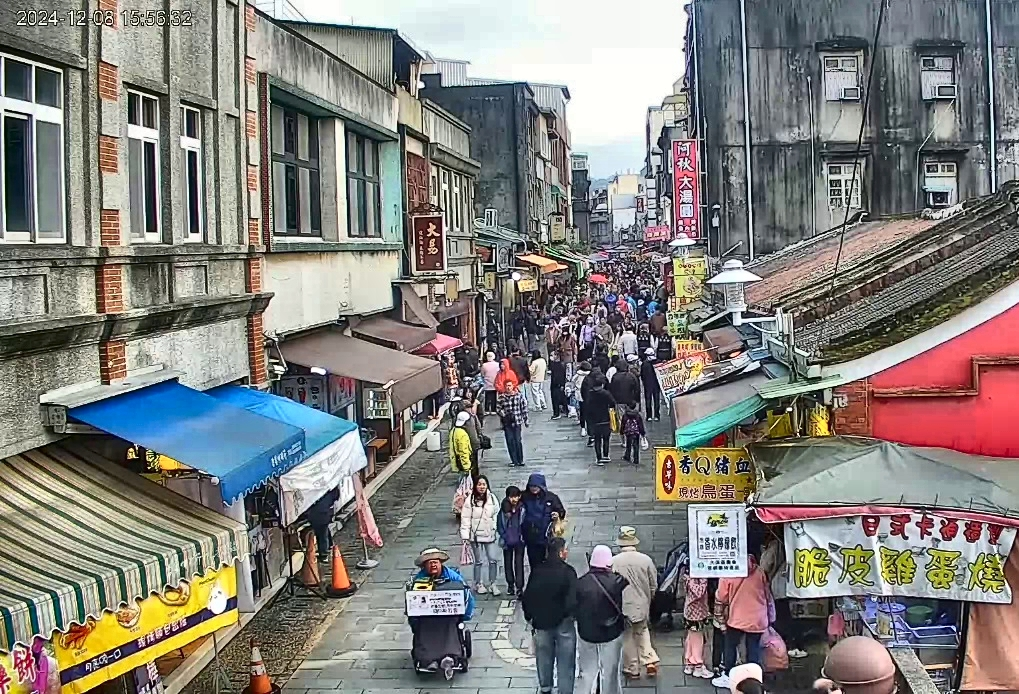
#> input picture frames/Screencast from 12-08-2024 03:57:05 PM/frame_0.jpg, 1019 x 694 px, given in place of Screencast from 12-08-2024 03_57_05 PM.webm, which was not available
$ python app.py
#> lines starting #> are read from the running program, lines starting #| are printed output that depends on the picture
#> in extract_and_analyze_frames, frame is the input picture: shape (694, 1019, 3); mean B, G, R 123.7, 127.4, 129.7
import cv2
import os
import ollama
import time


def analyze_image(image_path, object_str):
    """
    分析單張圖像，檢測是否存在目標對象
    Args:
        image_path: 圖像文件路徑
        object_str: 要檢測的目標對象描述

    Returns:
        tuple: (是否匹配, 描述文本, 置信度)
    """
    prompt_str = f"""Please analyze the image and answer the following questions:

1. Is there a {object_str} in the image?
2. If yes, describe its appearance and location in the image in detail.
3. If no, describe what you see in the image instead.
4. On a scale of 1-10, how confident are you in your answer?

Please structure your response as follows:
Answer: [YES/NO]
Description: [Your detailed description]
Confidence: [1-10]"""

    try:
        # 調用llama模型分析圖像
        response = ollama.chat(
            model='llama3.2-vision',
            messages=[
                {
                    'role': 'user',
                    'content': prompt_str,
                    'images': [image_path]
                }
            ]
        )

        print(f"等待模型分析中...")
        time.sleep(1)  # 短暫延遲確保響應完整

        # 獲取並打印原始響應
        response_text = response['message']['content']
        print(f"Raw response: {response_text}")

        # 處理響應文本，移除Markdown格式符號
        response_text = response_text.replace('**', '')
        response_lines = response_text.strip().split('\n')

        # 從響應中提取關鍵信息
        answer = None
        description = None
        confidence = 10  # 預設置信度為10，因為模型沒有明確返回置信度

        # 逐行解析響應內容
        for line in response_lines:
            line = line.strip()
            if line.lower().startswith('answer:'):
                answer = line.split(':', 1)[1].strip().upper()
            # 同時匹配Description、Reasoning和Alternative Description
            elif any(line.lower().startswith(prefix) for prefix in
                     ['description:', 'reasoning:', 'alternative description:']):
                description = line.split(':', 1)[1].strip()
            elif line.lower().startswith('confidence:'):
                try:
                    confidence = int(line.split(':', 1)[1].strip())
                except ValueError:
                    confidence = 10  # 如果無法解析置信度，使用預設值

        # 檢查是否獲取到必要的信息
        if answer is None or description is None:
            raise ValueError("Response format is incomplete")

        print(f"解析結果 - 答案: {answer}, 描述: {description}, 置信度: {confidence}")

        # 返回分析結果
        return answer == "YES" and confidence >= 7, description, confidence
    except Exception as e:
        print(f"圖像分析時發生錯誤: {e}")
        import traceback
        print(traceback.format_exc())
        return False, "Error occurred", 0


def preprocess_image(image_path):
    """
    圖像預處理函數，增強圖像質量
    Args:
        image_path: 圖像文件路徑
    """
#> called with image_path = 'output_frames/frame_0.jpg'
    # 讀取圖像
    img = cv2.imread(image_path)
    if img is None:
        print(f"錯誤: 無法讀取圖像文件 {image_path}")
        return

    # 轉換顏色空間並進行對比度增強
    lab = cv2.cvtColor(img, cv2.COLOR_BGR2LAB)
#> lab: shape (694, 1019, 3); mean of channels 0, 1, 2 134, 129.2, 130.6
    l, a, b = cv2.split(lab)
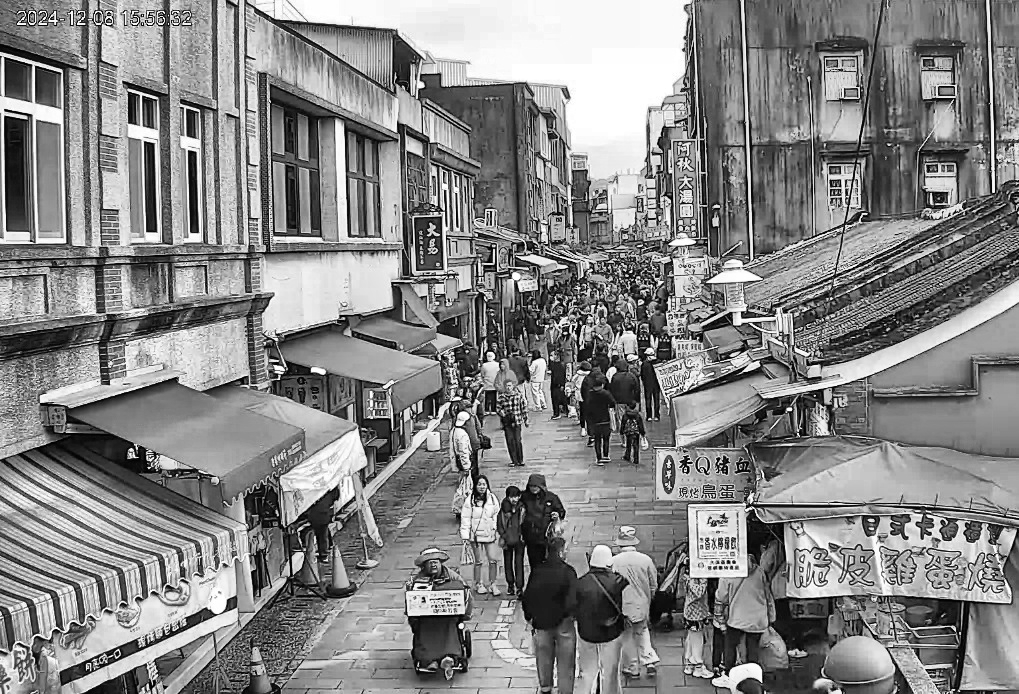
#> l: shape (694, 1019); min 0, max 255, mean 134
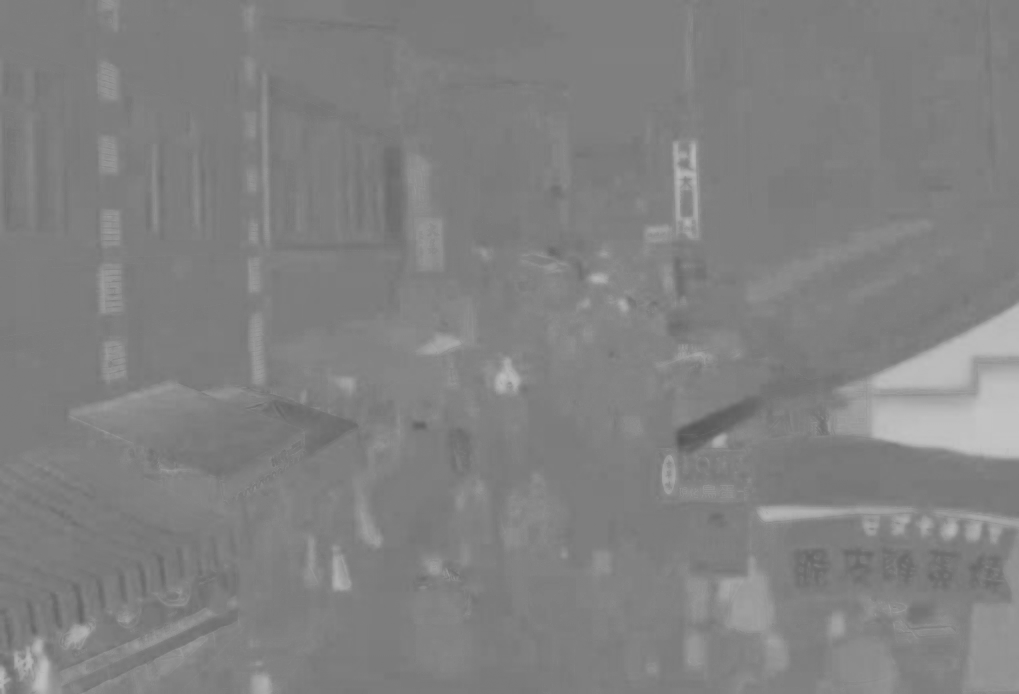
#> a: shape (694, 1019); min 85, max 196, mean 129.2
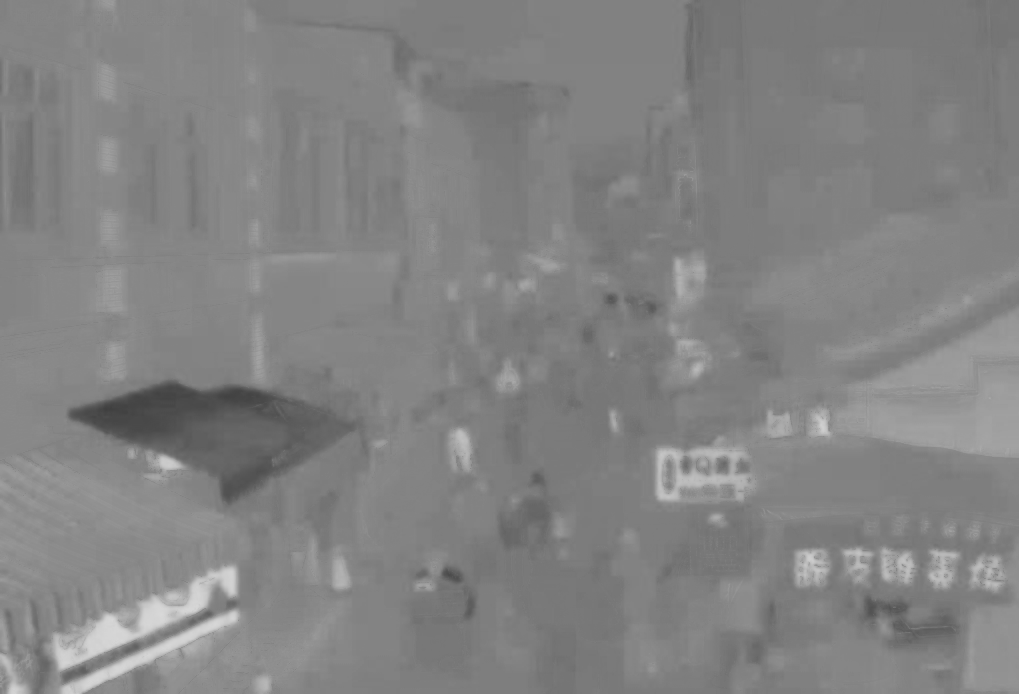
#> b: shape (694, 1019); min 63, max 217, mean 130.6
    clahe = cv2.createCLAHE(clipLimit=2.0, tileGridSize=(8, 8))
    cl = clahe.apply(l)
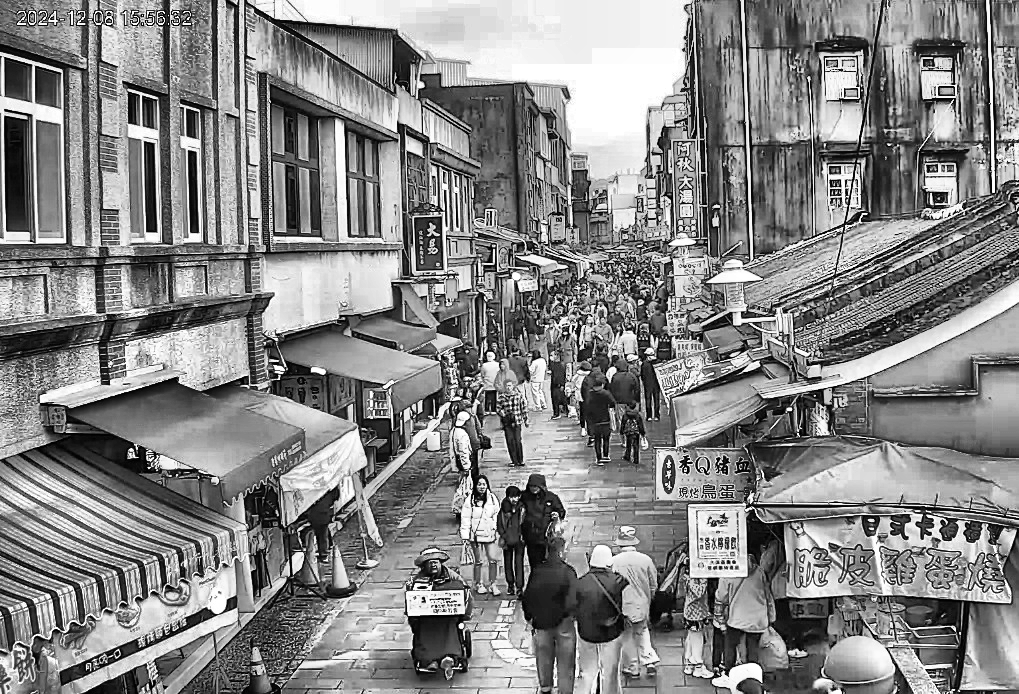
#> cl: shape (694, 1019); min 0, max 255, mean 133.9
    limg = cv2.merge((cl, a, b))
#> limg: shape (694, 1019, 3); mean of channels 0, 1, 2 133.9, 129.2, 130.6
    final = cv2.cvtColor(limg, cv2.COLOR_LAB2BGR)
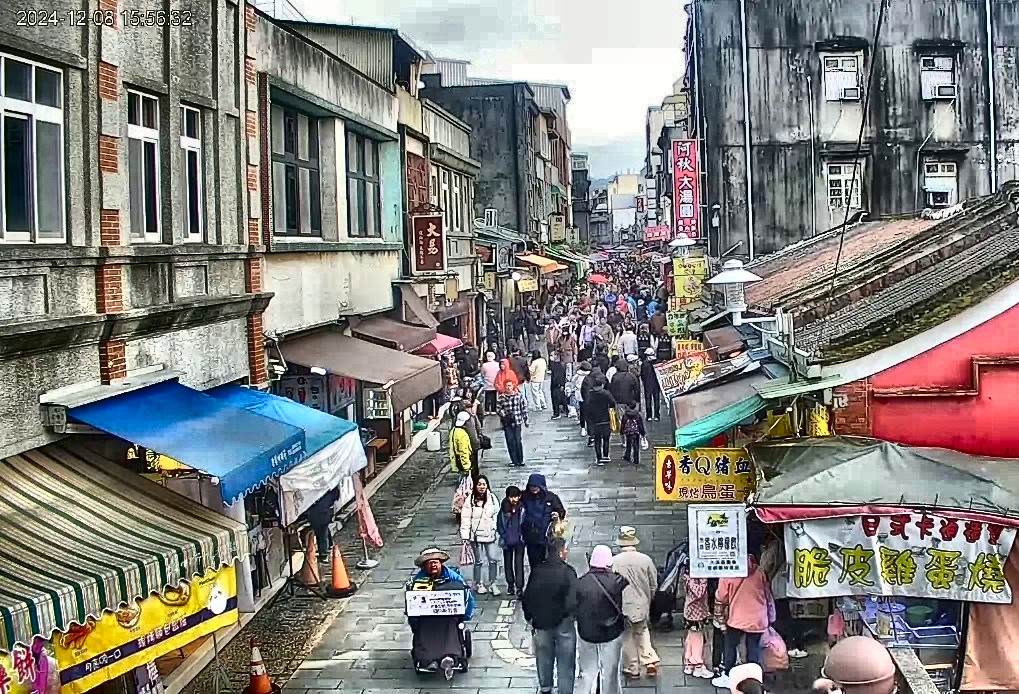
#> final: shape (694, 1019, 3); mean B, G, R 124.2, 127.9, 130

    # 保存處理後的圖像
    cv2.imwrite(image_path, final, [cv2.IMWRITE_JPEG_QUALITY, 100])


def extract_and_analyze_frames(video_path, output_folder, object_str):
    """
    從視頻中提取幀並分析是否包含目標對象
    Args:
        video_path: 視頻文件路徑
        output_folder: 幀圖像保存文件夾
        object_str: 要檢測的目標對象描述

    Returns:
        int or None: 找到目標的時間點（秒），未找到返回None
    """
    # 創建輸出目錄
    if not os.path.exists(output_folder):
        os.makedirs(output_folder)

    # 打開視頻文件
    video = cv2.VideoCapture(video_path)
    if not video.isOpened():
        print(f"錯誤: 無法打開視頻文件 {video_path}")
        return None

    # 獲取視頻FPS
    fps = int(video.get(cv2.CAP_PROP_FPS))
    frame_count = 0
    consecutive_matches = 0
    match_threshold = 1  # 連續匹配閾值
    cool_down_time = 2  # 每幀分析後的冷卻時間（秒）

    print(f"開始分析視頻，FPS: {fps}")

    try:
        while True:
            # 讀取視頻幀
            success, frame = video.read()
            if not success:
                break

            # 每秒處理一幀
            if frame_count % fps == 0:
                print(f"\n處理第 {frame_count // fps} 秒的幀")

                # 保存當前幀
                output_filename = os.path.join(output_folder, f"frame_{frame_count // fps}.jpg")
                output_filename = os.path.abspath(output_filename)

                cv2.imwrite(output_filename, frame)
                print(f"已保存幀到: {output_filename}")

                # 預處理圖像
                preprocess_image(output_filename)
                print("已完成圖像預處理")

                print("開始分析圖像...")
                print(f"使用圖像路徑: {output_filename}")

                # 檢查文件是否存在
                if not os.path.exists(output_filename):
                    print(f"警告: 文件不存在: {output_filename}")
                    continue

                # 分析圖像
                is_match, description, confidence = analyze_image(output_filename, object_str)
                print(f"分析完成 - 匹配: {is_match}, 置信度: {confidence}")
                print(f"描述: {description}")

                # 處理匹配結果
                if is_match:
                    consecutive_matches += 1
                    print(f"潛在匹配 - 時間: 第 {frame_count // fps} 秒")
                    print(f"描述: {description}")
                    print(f"置信度: {confidence}")

                    # 如果連續匹配次數達到閾值，返回結果並退出
                    if consecutive_matches >= match_threshold:
                        match_time = frame_count // fps - match_threshold + 1
                        print(f"找到連續匹配！時間: 第 {match_time} 秒到第 {frame_count // fps} 秒")
                        video.release()  # 釋放視頻資源
                        return match_time  # 直接返回結果
                else:
                    consecutive_matches = 0

                # 分析完一幀後的冷卻時間
                print(f"等待 {cool_down_time} 秒進行顯卡冷卻...")
                time.sleep(cool_down_time)

            frame_count += 1

    finally:
        # 確保視頻資源被釋放
        video.release()

    print(f"未找到匹配的圖像。共分析了 {frame_count // fps} 張圖像。")
    return None


# 主程序入口
if __name__ == "__main__":
    # 設置參數
    video_path = "uploads/Screencast from 12-08-2024 03_57_05 PM.webm"
    output_folder = "output_frames"
    object_to_find = "A man riding a bicycle"

    print("開始運行視頻分析程序...")
    # 運行分析
#> (the run stopped early here; a loop or call above may not have finished)

$ run again, on frames/Screencast from 12-08-2024 03:57:05 PM/frame_10.jpg
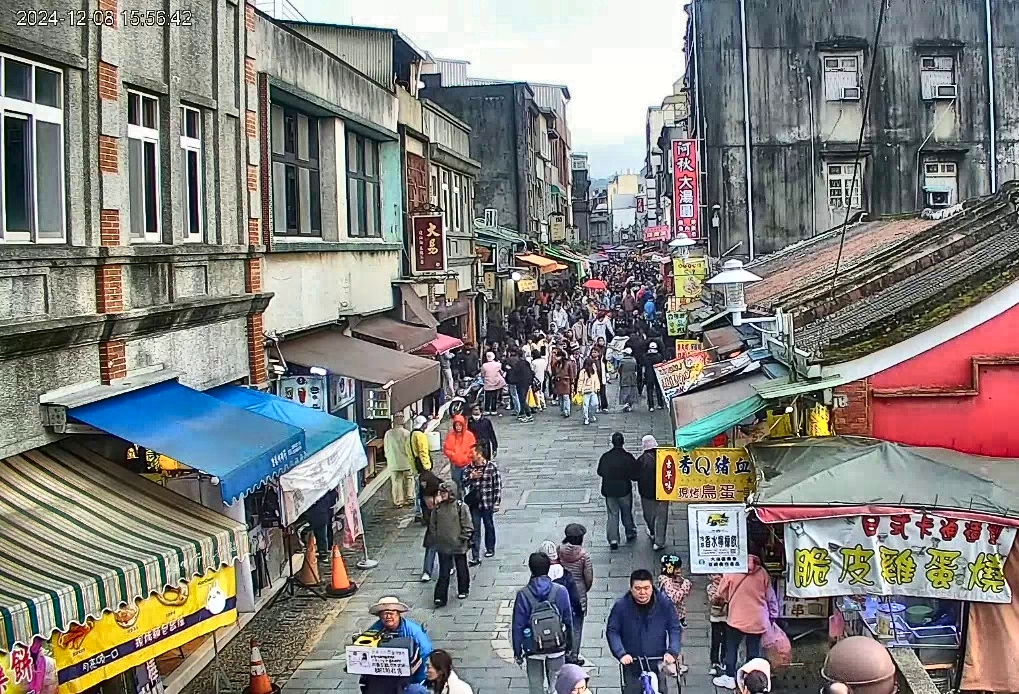
#> input picture frames/Screencast from 12-08-2024 03:57:05 PM/frame_10.jpg, 1019 x 694 px, given in place of Screencast from 12-08-2024 03_57_05 PM.webm, which was not available
#> in extract_and_analyze_frames, frame is the input picture: shape (694, 1019, 3); mean B, G, R 124.8, 128.1, 129.7
#> lab: shape (694, 1019, 3); mean of channels 0, 1, 2 134.6, 129.1, 130.3
#> in preprocess_image, `l, a, b = cv2.split(lab)`:
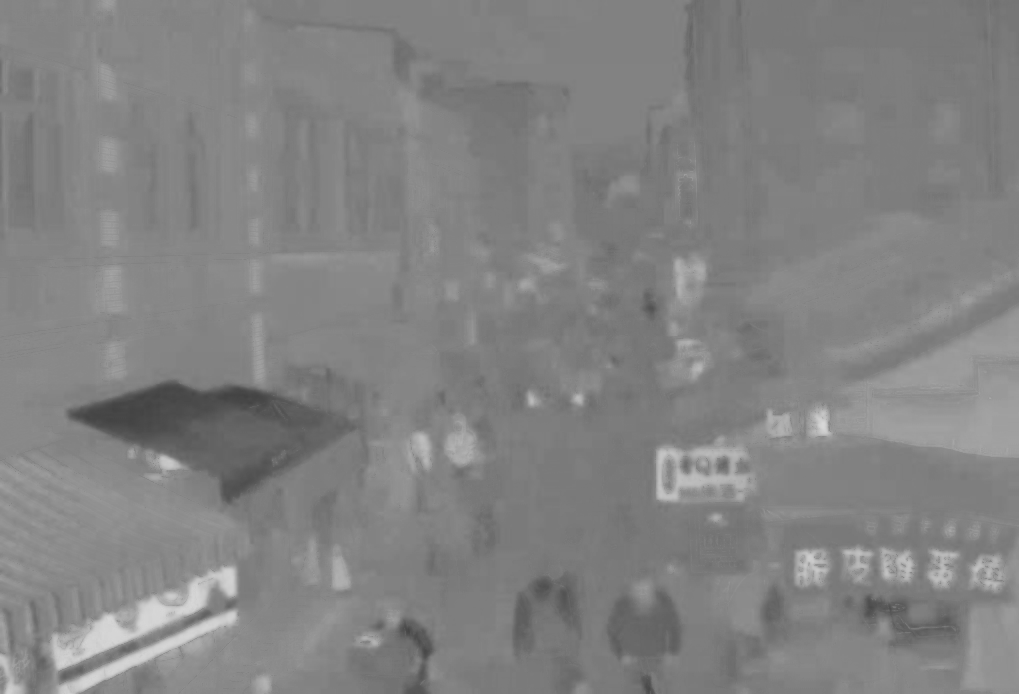
#> b: shape (694, 1019); min 65, max 215, mean 130.3
#> limg: shape (694, 1019, 3); mean of channels 0, 1, 2 134.4, 129.1, 130.3
#> in preprocess_image, `final = cv2.cvtColor(limg, cv2.COLOR_LAB2BGR)`:
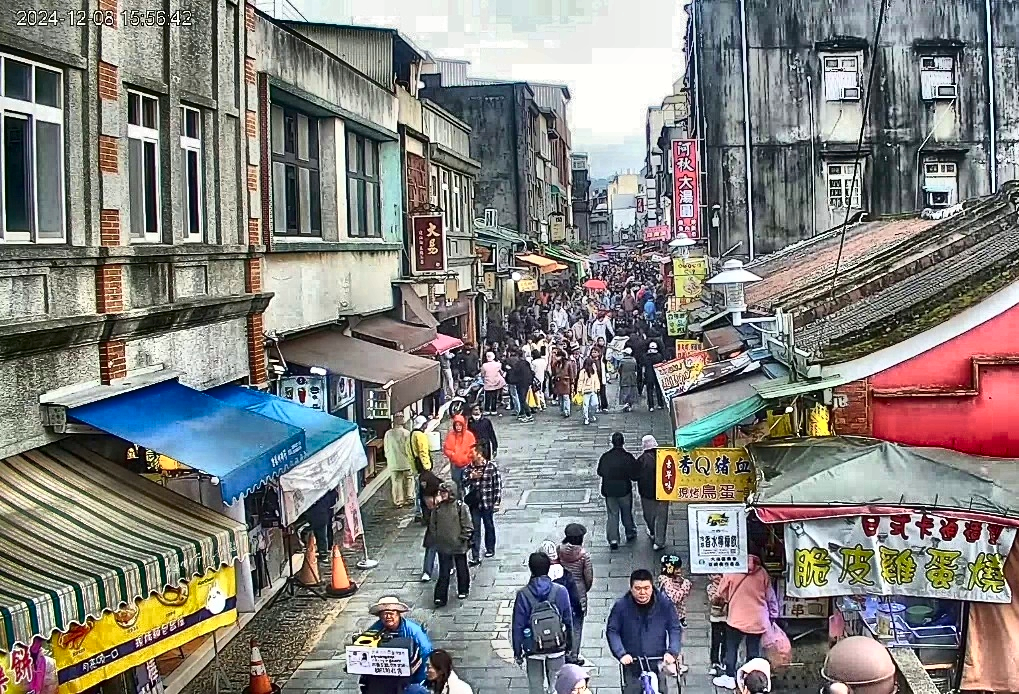
#> final: shape (694, 1019, 3); mean B, G, R 125.1, 128.4, 129.8
